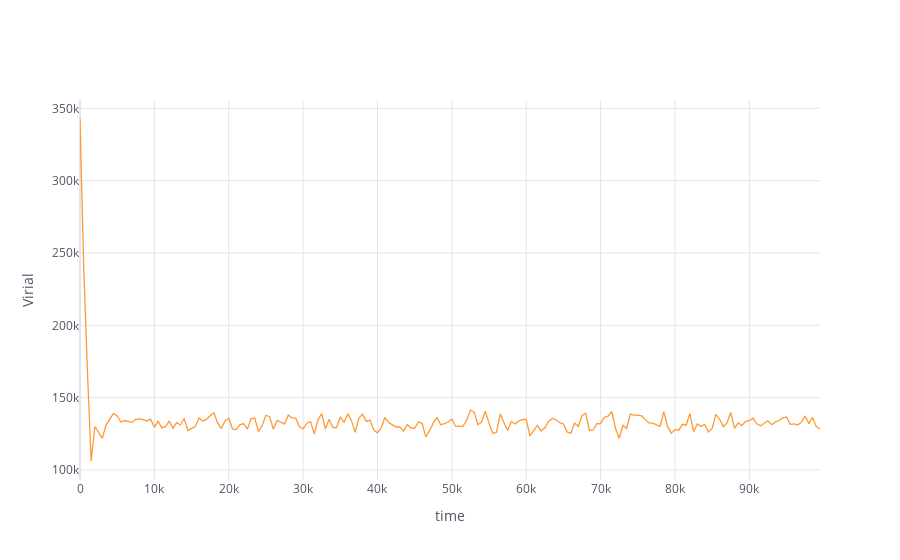

The notebook cell saved with this chart:
### Code cell
gpue.iplot(x='t', y='Virial', theme='white', xTitle='time', yTitle='Virial')

### Figure 1 — Plotly figure (JSON) as saved in the notebook; plotly's stock layout.template omitted (floating-point values rounded to 4 significant figures; data arrays with more than 128 entries replaced by an {"elided": "..."} marker saying what was removed)
{"data": [{"line": {"color": "rgba(255, 153, 51, 1.0)", "dash": "solid", "shape": "linear", "width": 1.3}, "mode": "lines", "name": "Virial", "text": "", "type": "scatter", "x": {"elided": "200 int values"}, "y": {"elided": "200 int values"}}], "layout": {"legend": {"bgcolor": "#FFFFFF", "font": {"color": "#4D5663"}}, "paper_bgcolor": "#FFFFFF", "plot_bgcolor": "#FFFFFF", "title": {"font": {"color": "#4D5663"}}, "xaxis": {"gridcolor": "#E1E5ED", "showgrid": true, "tickfont": {"color": "#4D5663"}, "title": {"font": {"color": "#4D5663"}, "text": "time"}, "zerolinecolor": "#E1E5ED"}, "yaxis": {"gridcolor": "#E1E5ED", "showgrid": true, "tickfont": {"color": "#4D5663"}, "title": {"font": {"color": "#4D5663"}, "text": "Virial"}, "zerolinecolor": "#E1E5ED"}}}
